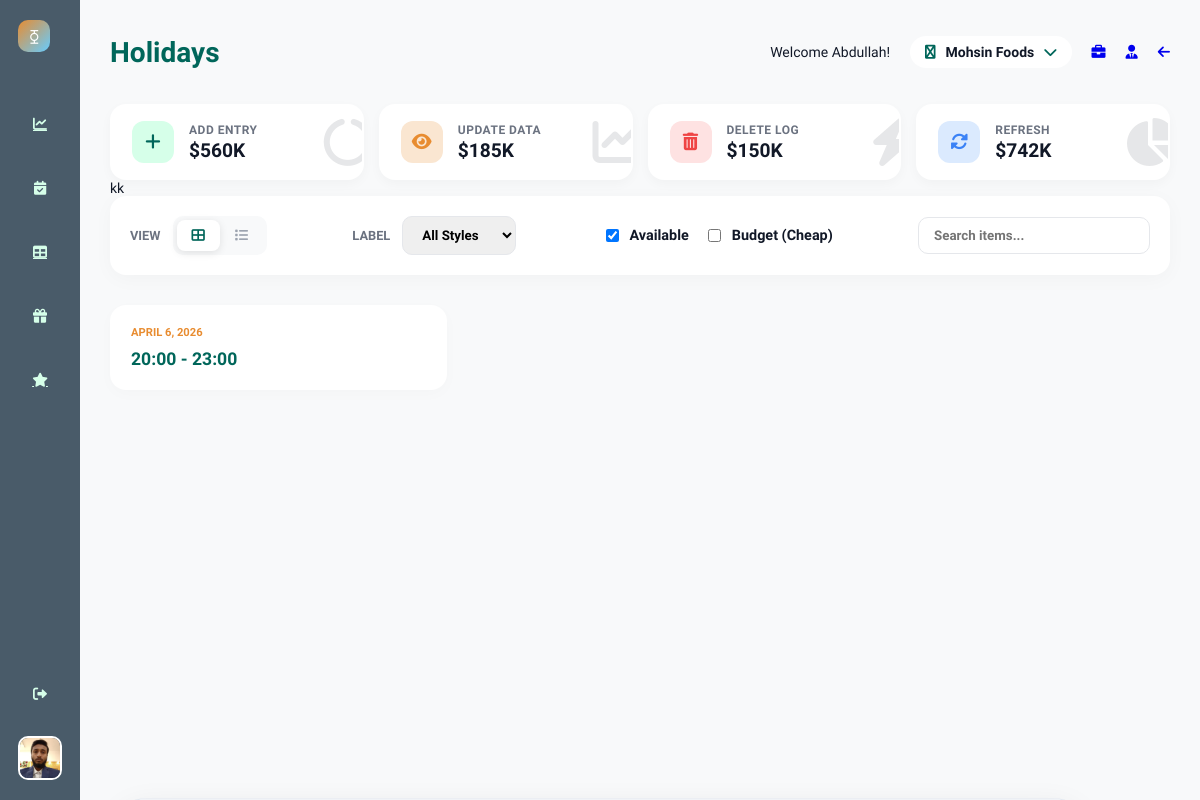
The page /business/holidays/ (signed in) on the database as committed earlier.
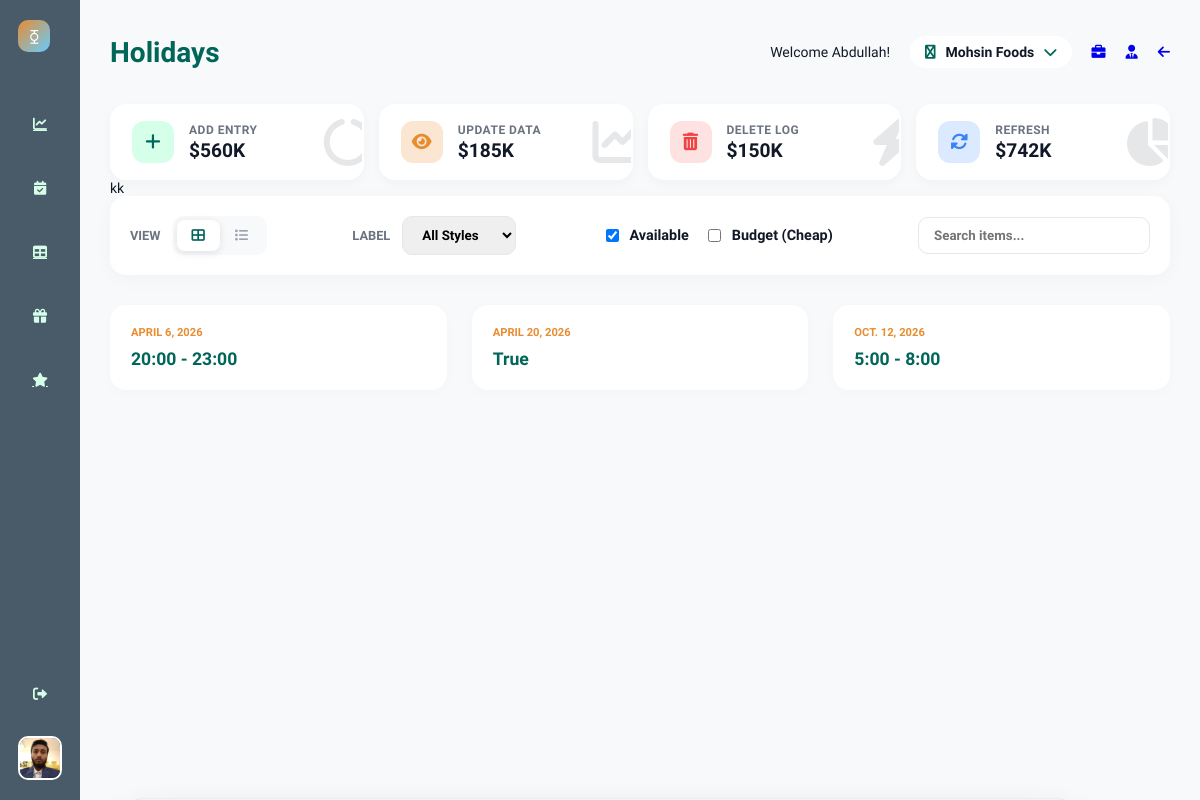
The same page on the database as committed later.
### Restaurants/models.py (models this page shows, shortened)
class SpecialDay(models.Model):
    restaurant = models.ForeignKey(Restaurant, on_delete=models.CASCADE)
    date = models.DateField()
    name = models.CharField(max_length=100, blank=True, null=True)
    closed_full_day = models.BooleanField(default=False)
    adjusted_opening_hour = models.IntegerField(null=True, blank=True)
    adjusted_closing_hour = models.IntegerField(null=True, blank=True)

### Restaurants/views.py (the view, shortened to what this page needs)
# urls.py: path("holidays/", views.holidays, name="holidays"),
def holidays(request):
    restaurant_id = request.session["selected_restaurant_id"]
    restaurant = Restaurant.objects.get(id=restaurant_id)
    if request.method == "GET":
        form = SpecialDayForm()
        special_days = SpecialDay.objects.filter(restaurant=restaurant)
        return render(
            request,
            "Restaurants/holidays.html",
            {"form": form, "special_days": special_days},
        )

### Restaurants/forms.py
class SpecialDayForm(forms.ModelForm):
    class Meta:
        model = SpecialDay
        exclude = ['restaurant']  # usually set from context
        widgets = {
            'date': forms.DateInput(attrs={'type': 'date'}),
        }

### Core/templatetags/auth_tags.py (called while the page is built)
@register.filter
def is_owner(user):
    return RestaurantStaff.objects.filter(
        user=user,
        role='OWNER'
    ).exists()

### Restaurants/Services.py (called while the page is built)
def isStaff(user):
    return RestaurantStaff.objects.filter(
        user=user,
        role="STAFF"
    ).exists()

### Restaurants/templates/Restaurants/holidays.html (shortened to what this page needs)
{% extends "Restaurants/base.html" %}
{% load static %}
{% block name %} Holidays {% endblock %}
{% block styles %}
<link rel="stylesheet" href="{% static 'Restaurants/css/stylishgrid.css' %}">
<link rel="stylesheet" href="{% static 'Restaurants/css/drawerform.css' %}">
{% endblock %}
{% block buttons %}
<div class="action-card btn-add" id="open-drawer">
    <div class="icon-box">
        <i class="fas fa-plus"></i>
    </div>
    <div class="card-content">
        <span class="card-label">Add Entry</span>
        <span class="card-value">$560K</span>
    </div>
    <i class="fas fa-circle-notch progress-mini"></i>
</div>
<div class="action-card btn-update">
    <div class="icon-box">
        <i class="fas fa-eye"></i>
    </div>
    <div class="card-content">
        <span class="card-label">Update Data</span>
        <span class="card-value">$185K</span>
    </div>
    <i class="fas fa-chart-line progress-mini"></i>
</div>
<div class="action-card btn-delete">
    <div class="icon-box">
        <i class="fas fa-trash-alt"></i>
    </div>
    <div class="card-content">
        <span class="card-label">Delete Log</span>
        <span class="card-value">$150K</span>
    </div>
    <i class="fas fa-bolt progress-mini"></i>
</div>
<div class="action-card btn-view">
    <div class="icon-box">
        <i class="fas fa-sync-alt"></i>
    </div>
    <div class="card-content">
        <span class="card-label">Refresh</span>
        <span class="card-value">$742K</span>
    </div>
    <i class="fas fa-pie-chart progress-mini"></i>
</div>
{% endblock %}
{% block content %}
<div class="container">
    <header class="filter-panel">
        <div class="filter-group">
            <span class="filter-label">View</span>
            <div class="view-switcher">
                <button class="view-btn active" id="gridBtn" title="Grid View">
                    <i class="fas fa-th-large"></i>
                </button>
                <button class="view-btn" id="listBtn" title="List View">
                    <i class="fas fa-list"></i>
                </button>
            </div>
        </div>
        <div class="filter-group">
            <span class="filter-label">Label</span>
            <select class="custom-select">
                <option value="all">All Styles</option>
            </select>
        </div>
        <div class="filter-group toggle-filter">
            <label class="checkbox-wrapper">
                <input type="checkbox" checked> Available
            </label>
            <label class="checkbox-wrapper">
                <input type="checkbox"> Budget (Cheap)
            </label>
        </div>
        <div class="filter-group">
            <input type="text" class="custom-select" placeholder="Search items..." style="width: 200px;">
        </div>
    </header>
    <main class="data-grid grid-view" id="mainGrid">
        {% for special_day in special_days %}
        <div class="item-card clickable-card"
            data-label="adventure"
            data-id="{{ special_day.id }}"
            data-name="{{ special_day.name }}"
            data-date="{{ special_day.date|date:'Y-m-d' }}"
            data-closed_full_day ="{{ special_day.closed_full_day }}"
            data-adjusted_opening_hour ="{{special_day.adjusted_opening_hour}}"
            data-adjusted_closing_hour ="{{ special_day.adjusted_closing_hour }}" >
            <div class="item-content">
                <div>
                    <span class="item-label">{{ special_day.date }}</span>
                </div>
                <div class="item-price">
                    {% if special_day.closed_full_day %}
                        {{special_day.closed_full_day}}
                    {% endif %}
                    {% if special_day.adjusted_opening_hour and special_day.adjusted_closing_hour %}
                        {{ special_day.adjusted_opening_hour }}:00 - {{ special_day.adjusted_closing_hour }}:00
                    {% endif %}
                </div>
            </div>
        </div>
        {% empty %}
            <p>No special days or holidays yet.</p>
        {% endfor %}
    </main>
</div>
{% endblock %}

Rows that differ between the two databases and show on the page:
added SpecialDay: date "APRIL 20, 2026", closed_full_day "True"
added SpecialDay: date "OCT. 12, 2026", adjusted_opening_hour "5", adjusted_closing_hour "8"
